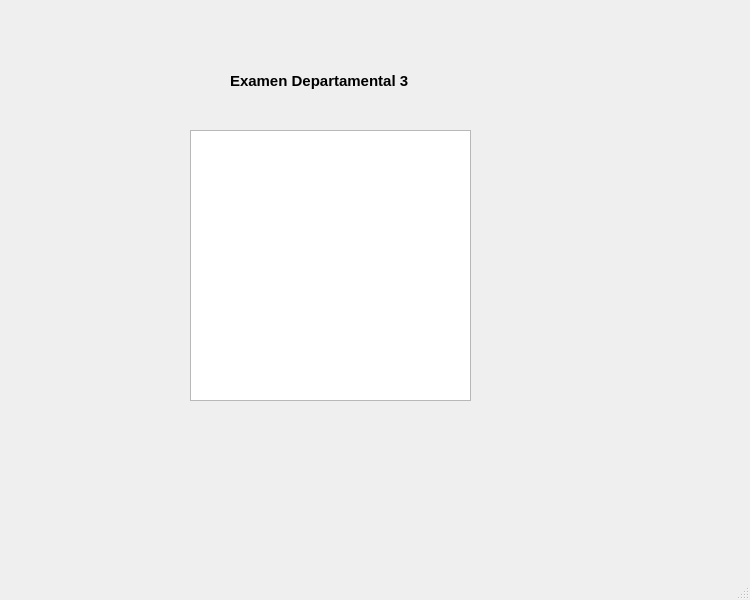
<?xml version="1.0" encoding="UTF-8"?>
<ui version="4.0">
 <class>MainWindow</class>
 <widget class="QMainWindow" name="MainWindow">
  <property name="geometry">
   <rect>
    <x>0</x>
    <y>0</y>
    <width>750</width>
    <height>600</height>
   </rect>
  </property>
  <property name="windowTitle">
   <string>MainWindow</string>
  </property>
  <widget class="QWidget" name="centralwidget">
   <widget class="QTextEdit" name="lecturas_txt">
    <property name="geometry">
     <rect>
      <x>190</x>
      <y>130</y>
      <width>281</width>
      <height>271</height>
     </rect>
    </property>
   </widget>
   <widget class="QLabel" name="label_Titulo">
    <property name="geometry">
     <rect>
      <x>230</x>
      <y>60</y>
      <width>231</width>
      <height>41</height>
     </rect>
    </property>
    <property name="font">
     <font>
      <pointsize>11</pointsize>
      <weight>75</weight>
      <bold>true</bold>
     </font>
    </property>
    <property name="text">
     <string>Examen Departamental 3</string>
    </property>
   </widget>
  </widget>
  <widget class="QMenuBar" name="menubar">
   <property name="geometry">
    <rect>
     <x>0</x>
     <y>0</y>
     <width>750</width>
     <height>21</height>
    </rect>
   </property>
  </widget>
  <widget class="QStatusBar" name="statusbar"/>
 </widget>
 <resources/>
 <connections/>
</ui>
